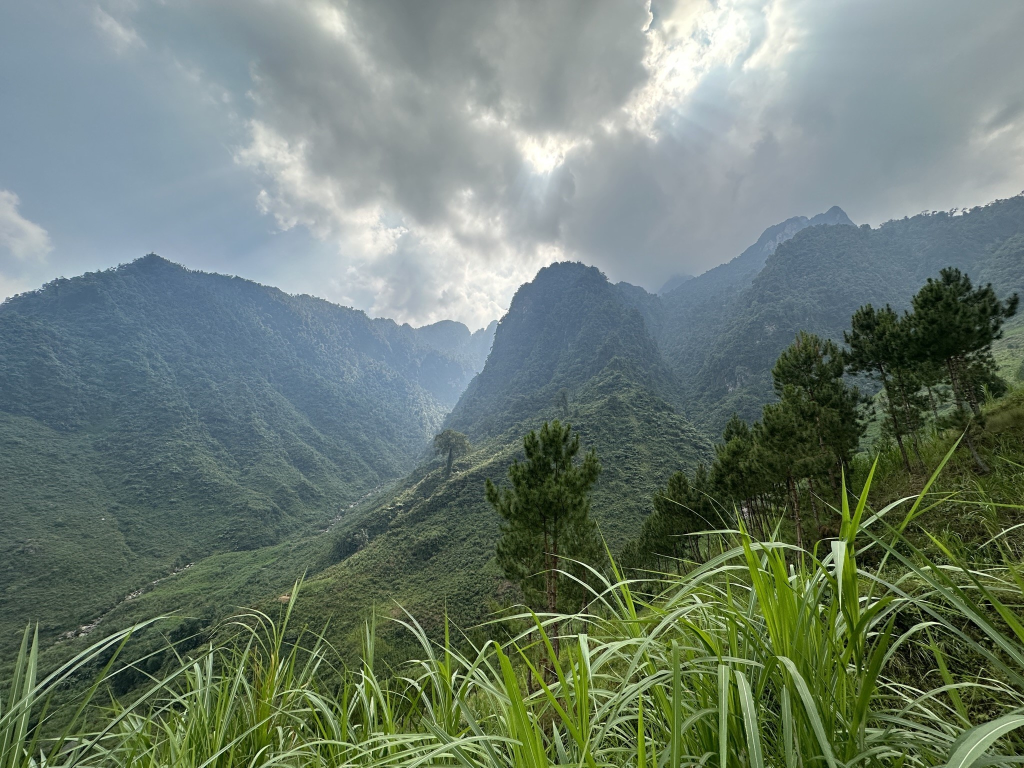
#> input picture 1.jpg, 2048 x 1536 px (shown at 1/2 size)
$ python RGB2sd.py
#> lines starting #> are read from the running program, lines starting #| are printed output that depends on the picture
import cv2
import numpy as np
import colour

# Load and normalize image
image_bgr = cv2.imread("./1.jpg")
#> image_bgr is the input picture: shape (1536, 2048, 3); mean B, G, R 113.1, 124.9, 109.4
image_rgb = cv2.cvtColor(image_bgr, cv2.COLOR_BGR2RGB).astype(np.float32) / 255.0
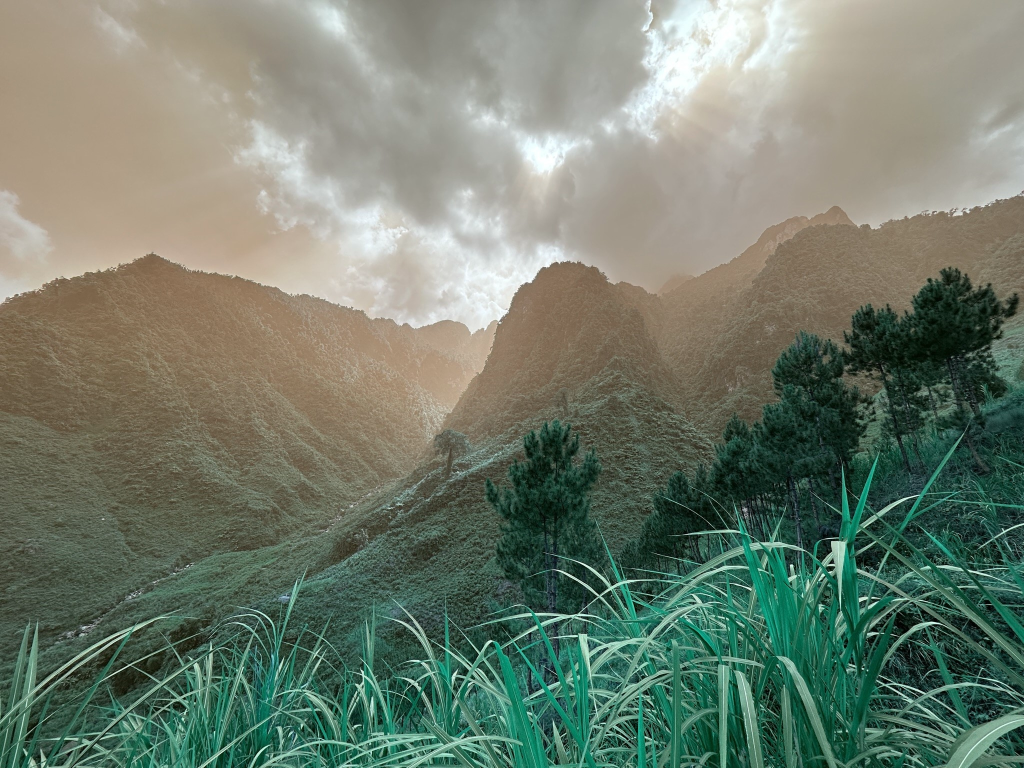
#> image_rgb: shape (1536, 2048, 3) float32 (shown at 1/2 size); mean B, G, R 0.429, 0.49, 0.443
height, width, _ = image_rgb.shape
#> height = 1536; width = 2048

# Spectral shape: 380–780 nm in 5 nm steps
#> (the run stopped early here; a loop or call above may not have finished)
